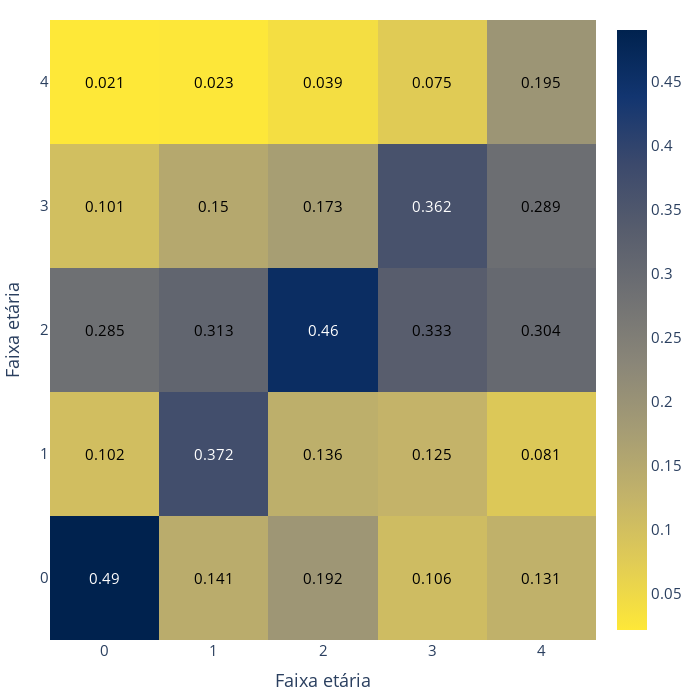

Write notebook code for a chart like this one.
### Code cell
heat_map(np.array(B).T,'')

### Figure 1 — Plotly figure (JSON) as saved in the notebook; plotly's stock layout.template omitted (floating-point values rounded to 4 significant figures)
{"data": [{"colorscale": [[0, "#fee838"], [0.1111, "#e1cc55"], [0.2222, "#c3b369"], [0.3333, "#a59c74"], [0.4444, "#8a8678"], [0.5556, "#707173"], [0.6667, "#575d6d"], [0.7778, "#3b496c"], [0.8889, "#123570"], [1, "#00224e"]], "type": "heatmap", "z": [[0.4903, 0.1415, 0.192, 0.1061, 0.131], [0.1021, 0.3725, 0.1355, 0.1247, 0.08142], [0.285, 0.3128, 0.4598, 0.3328, 0.3036], [0.1012, 0.15, 0.1734, 0.3618, 0.2893], [0.02142, 0.02315, 0.03923, 0.07457, 0.1947]]}], "layout": {"annotations": [{"font": {"color": "white"}, "showarrow": false, "text": "0.49", "x": 0, "xref": "x", "y": 0, "yref": "y"}, {"font": {"color": "black"}, "showarrow": false, "text": "0.141", "x": 1, "xref": "x", "y": 0, "yref": "y"}, {"font": {"color": "black"}, "showarrow": false, "text": "0.192", "x": 2, "xref": "x", "y": 0, "yref": "y"}, {"font": {"color": "black"}, "showarrow": false, "text": "0.106", "x": 3, "xref": "x", "y": 0, "yref": "y"}, {"font": {"color": "black"}, "showarrow": false, "text": "0.131", "x": 4, "xref": "x", "y": 0, "yref": "y"}, {"font": {"color": "black"}, "showarrow": false, "text": "0.102", "x": 0, "xref": "x", "y": 1, "yref": "y"}, {"font": {"color": "white"}, "showarrow": false, "text": "0.372", "x": 1, "xref": "x", "y": 1, "yref": "y"}, {"font": {"color": "black"}, "showarrow": false, "text": "0.136", "x": 2, "xref": "x", "y": 1, "yref": "y"}, {"font": {"color": "black"}, "showarrow": false, "text": "0.125", "x": 3, "xref": "x", "y": 1, "yref": "y"}, {"font": {"color": "black"}, "showarrow": false, "text": "0.081", "x": 4, "xref": "x", "y": 1, "yref": "y"}, {"font": {"color": "black"}, "showarrow": false, "text": "0.285", "x": 0, "xref": "x", "y": 2, "yref": "y"}, {"font": {"color": "black"}, "showarrow": false, "text": "0.313", "x": 1, "xref": "x", "y": 2, "yref": "y"}, {"font": {"color": "white"}, "showarrow": false, "text": "0.46", "x": 2, "xref": "x", "y": 2, "yref": "y"}, {"font": {"color": "black"}, "showarrow": false, "text": "0.333", "x": 3, "xref": "x", "y": 2, "yref": "y"}, {"font": {"color": "black"}, "showarrow": false, "text": "0.304", "x": 4, "xref": "x", "y": 2, "yref": "y"}, {"font": {"color": "black"}, "showarrow": false, "text": "0.101", "x": 0, "xref": "x", "y": 3, "yref": "y"}, {"font": {"color": "black"}, "showarrow": false, "text": "0.15", "x": 1, "xref": "x", "y": 3, "yref": "y"}, {"font": {"color": "black"}, "showarrow": false, "text": "0.173", "x": 2, "xref": "x", "y": 3, "yref": "y"}, {"font": {"color": "white"}, "showarrow": false, "text": "0.362", "x": 3, "xref": "x", "y": 3, "yref": "y"}, {"font": {"color": "black"}, "showarrow": false, "text": "0.289", "x": 4, "xref": "x", "y": 3, "yref": "y"}, {"font": {"color": "black"}, "showarrow": false, "text": "0.021", "x": 0, "xref": "x", "y": 4, "yref": "y"}, {"font": {"color": "black"}, "showarrow": false, "text": "0.023", "x": 1, "xref": "x", "y": 4, "yref": "y"}, {"font": {"color": "black"}, "showarrow": false, "text": "0.039", "x": 2, "xref": "x", "y": 4, "yref": "y"}, {"font": {"color": "black"}, "showarrow": false, "text": "0.075", "x": 3, "xref": "x", "y": 4, "yref": "y"}, {"font": {"color": "black"}, "showarrow": false, "text": "0.195", "x": 4, "xref": "x", "y": 4, "yref": "y"}], "font": {"size": 15}, "height": 700, "margin": {"b": 20, "l": 20, "r": 20, "t": 20}, "paper_bgcolor": "rgba(0,0,0,0)", "width": 700, "xaxis": {"tickfont": {"size": 15}, "tickvals": [0, 1, 2, 3, 4], "title": {"text": "Faixa etária"}}, "yaxis": {"tickfont": {"size": 15}, "tickvals": [0, 1, 2, 3, 4], "title": {"text": "Faixa etária"}}}}
